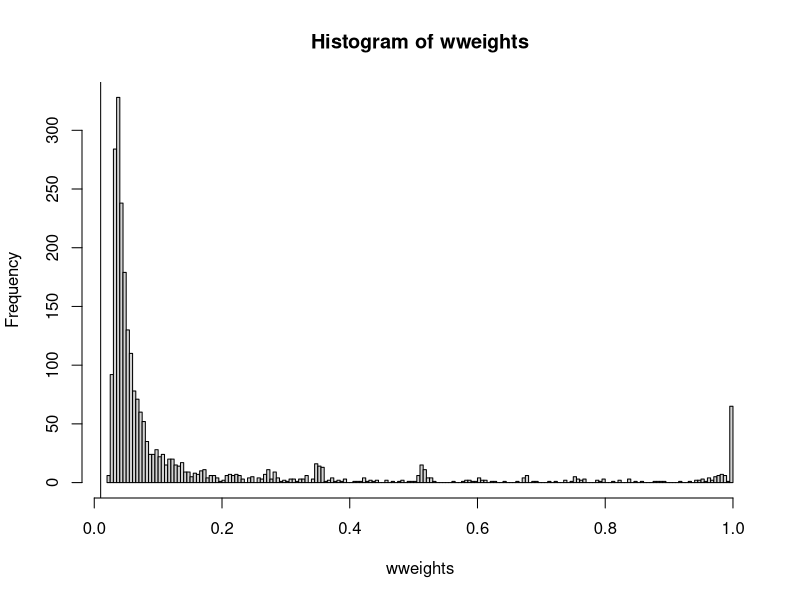
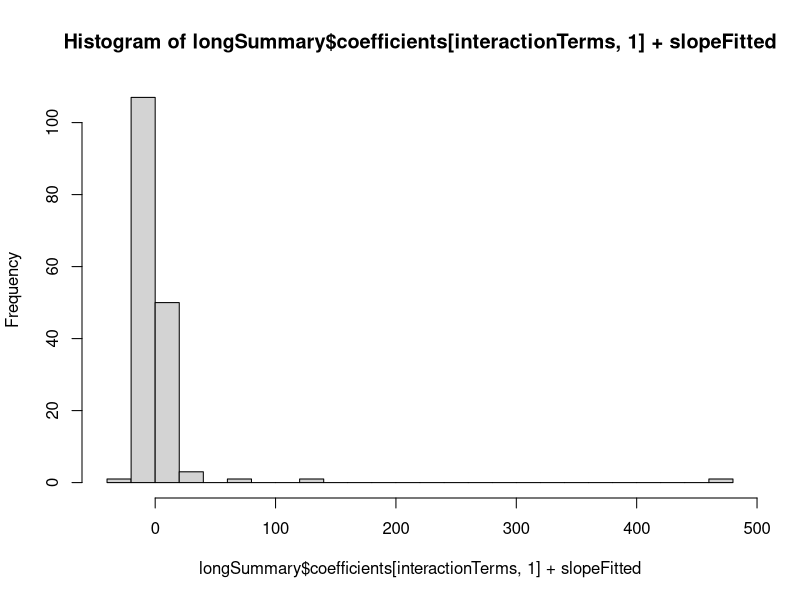
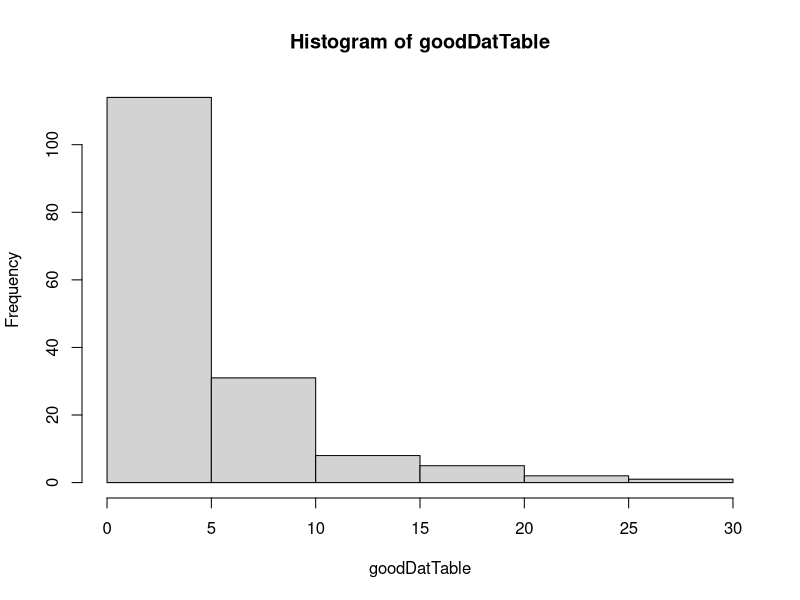

Generate these figures, in order, with R: (Note: this script raises an error after producing the figures.)
################################################################################
# A method to estimate the nuclear frequency of exogenous pseudogenes from     #
#   population-level low-pass sequencing data                                  #
################################################################################

library(lme4) 

# Read in data ####
mainDF <- read.table("transformedData.csv")
head(mainDF)


# The SNPs will have to be sub-sampled for analysis. Generate weights,
#  biasing towards high freq and discrading very low-freq ones.

wweights <- tapply(mainDF$AltProp, mainDF$Position, mean)
hist(wweights, breaks=300)
abline(v=0.01)
wweights[wweights < 0.01] <- 0

# Weights and 

set.seed(12345)
nloci = 200
loci <- sample(names(wweights), nloci, prob = wweights)

subDF <- mainDF[mainDF$Position %in% loci, ]
head(subDF)

# pre-analysis to detect aberrant SNPs
mod4 <- lmer(ylog ~ Position + xnqlogis + xnqlogis:Position + (1 | Sample) ,
             offset = xnqlogis,
             data = subDF)

# Try linear model if model matrix is rank deficient
mod4lm <- lm(ylog ~ Position + xnqlogis + xnqlogis:Position ,
             offset = xnqlogis,
             data = subDF)

#plot(mod4)
longSummary <- summary(mod4)
longSummary <- summary(mod4lm)
interactionTerms <- grep(":xnqlogis", rownames(longSummary$coefficients))
slopeFitted <- longSummary$coefficients[which("xnqlogis" == rownames(longSummary$coefficients)), 1]
hist(longSummary$coefficients[interactionTerms, 1] + slopeFitted, breaks = 25)
slopes <- longSummary$coefficients[interactionTerms, 1] + slopeFitted

# rogues #####

rogueColours <- rep("#00000000", nloci)
rogueColours[which(slopes > 2)] <- 2
rogueColours[which(slopes < 2)] <- 1
#rogueSNPs <- which(abs(slopes) > 0.5)
rogueSNPs <- which(abs(slopes) > 1.5)
rogueSNPs <- as.character(subDF$Position)[rogueSNPs]
goodDat <- subDF[!(subDF$Position %in% rogueSNPs),]
goodDat$Position <- as.character(goodDat$Position)
unique(goodDat$Sample)
goodDat <- goodDat[!(is.na(goodDat$ylog) | is.na(goodDat$xnqlogis)), ]
goodDatTable <- table(goodDat$Position)

hist(goodDatTable)
ltt <- names(goodDatTable[goodDatTable < 2])
goodDat <- goodDat[!goodDat$Position %in% ltt, ]
# goodDat <- subDF


lmod5 <- lmer(ylog ~ 0 + Position + (1 | Sample),
              offset = xnqlogis,
              data = goodDat)


intercepts5 <- summary(lmod5)$coefficients[,1]
summary(intercepts5)
#hist(intercepts5)
iranks <- rank(intercepts5, ties.method = "random")
dim(goodDat)


with(goodDat,{
  plot(ylog~xnqlogis, col=rep(topo.colors(nloci)[iranks], nSamp), pch=1, xlim=c(0,10), ylim=c(-10,0),
       xlab="Odds ratio of data mapped",
       ylab="Allele frequency",
       main="",
       xaxt = 'n',
       yaxt = 'n'
  )
  
  axis(1, at = log(2^(0:7*2)), labels = 2^(0:7*2)) 
  abline(v = log(2^(0:7*2)), col = "grey", lty=3)
  ll <- expression("0", "10"^-1, "10"^-3,"10"^-3,"10"^-4,"10"^-5,"10"^-6)
  axis(2, at = log(10^(0:-6)), labels = ll)
  abline(h = log(10^(0:-6)), col = "grey", lty=3)
  abline(h=max(intercepts5))
  abline(v=max(xnqlogis))
  abline(max(intercepts5), 1,  lty=2)
  text(c(2, 7), c(0,0), c(
       paste0("Lower-bound: ", round(exp(max(intercepts5)), digits = 6)),
       paste0("Upper-bound: ", round(plogis(-max(goodDat$xnqlogis)), digits = 6))
       )
       
  )
  
  sapply(1:length(intercepts5), function(x){
    abline(intercepts5[x], 1, col = topo.colors(nloci, alpha = 0.2)[iranks][x])
  })
})




# Richard's suggestion
with(goodNewDat,{
  plot(ylog~xnqlogis, col=rep(topo.colors(nloci)[iranks], 46), pch=1,
       #xlim=c(0,8), ylim=c(-8,0),
       xlab="(Unmapped reads / Mapped)",
       ylab="Allele Frequency (log scale)",
       main="Estimating nuMt Proportions",
       cex = 0.2,
       xlim = c(0, max(xnqlogis) * 1.01),
       ylim = c(min(intercepts5), max(ylog, na.rm = T) * 1.1),
       xaxt = 'n',
       yaxt = 'n'
  )
  axis(1, at = log(2^(0:3*3)), labels = 2^(0:3*3)) 
  
  ll <- expression("0", "10"^-1, "10"^-3,"10"^-3,"10"^-4,"10"^-5,"10"^-6)
  axis(2, at = log(10^(0:-6)), labels = ll)
  
  sapply(1:length(intercepts5), function(x){
    abline(intercepts5[x], 1, col = topo.colors(nloci, alpha = 0.2)[iranks][x])
  })
  abline(v = 0, lty = 3)
  #plot(ylog~xlog, col=rep(topo.colors(nloci)[iranks], 46), pch=1)
})




